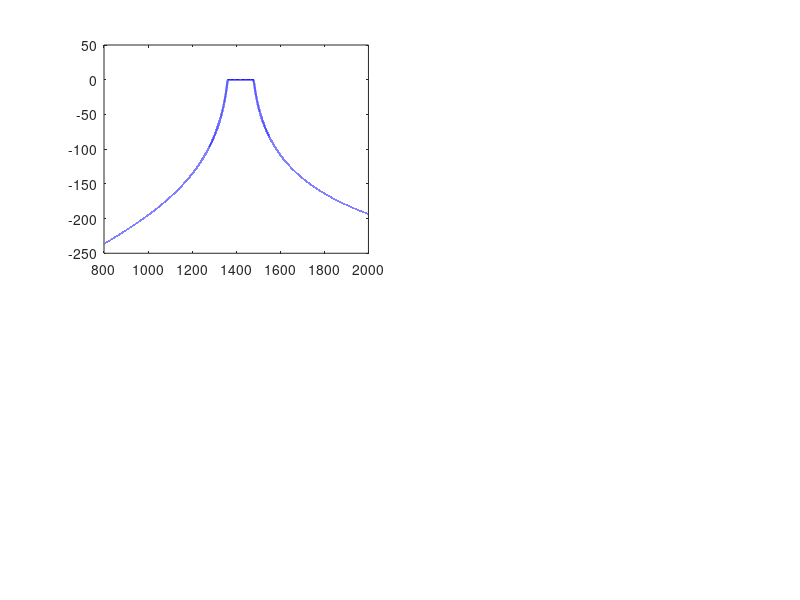

MATLAB code for this plot: (Note: this script raises an error after producing the figure.)
clc;
f0    = 1420e6;          % centre frequency (Hz)
BW    = 110e6;           % bandwidth (Hz)
Rp    = 0.01;            % passband ripple (dB)
n     = 9;               % filter order

f_low  = f0 - BW/2;     % lower passband edge = 1365 MHz
f_high = f0 + BW/2;     % upper passband edge = 1475 MHz

omega0     = 2*pi*f0;
omega_low  = 2*pi*f_low;
omega_high = 2*pi*f_high;
B_rad      = omega_high - omega_low;   % bandwidth in rad/s
fprintf('  Centre frequency  f0     = %.1f MHz\n', f0/1e6);
fprintf('  Bandwidth         BW     = %.1f MHz\n', BW/1e6);
fprintf('  Lower edge        f_low  = %.1f MHz\n', f_low/1e6);
fprintf('  Upper edge        f_high = %.1f MHz\n', f_high/1e6);
fprintf('  Passband ripple   Rp     = %.2f dB\n', Rp);
fprintf('  Filter order      n      = %d\n', n);

eps_sq = 10^(Rp/10) - 1;
eps    = sqrt(eps_sq);

arcsinh_term = asinh(1/eps) / n;
poles_lp = zeros(1, n);
for k = 1:n
    theta_k  = pi * (2*k - 1) / (2*n);
    sigma_k  = -sin(theta_k) * sinh(arcsinh_term);
    omega_k  =  cos(theta_k) * cosh(arcsinh_term);
    poles_lp(k) = complex(sigma_k, omega_k);
    fprintf('  p_%2d = %+.6f + j(%+.6f)\n', k, sigma_k, omega_k);
end

% Design analog bandpass Chebyshev Type I filter
[b_a, a_a] = cheby1(n, Rp, [omega_low, omega_high], 's');

% Get poles, zeros, gain
[z_a, p_a, k_a] = cheby1(n, Rp, [omega_low, omega_high], 's');

fprintf('\n  Gain constant k = %.4e\n', k_a);
fprintf('\n  Poles of H(s) — %d total:\n', length(p_a));
for i = 1:length(p_a)
    fprintf('    p_%2d = %+.4e + j(%+.4e)   [f = %.2f MHz]\n', ...
        i, real(p_a(i)), imag(p_a(i)), abs(imag(p_a(i)))/(2*pi*1e6));
end


% Evaluate frequency response
freqs_hz = linspace(0.8e9, 2.0e9, 100000);
w_rad    = 2*pi*freqs_hz;
H_a      = freqs(b_a, a_a, w_rad);
mag_db   = 20*log10(abs(H_a) + 1e-15);
peak     = max(mag_db);

% -3 dB bandwidth
idx3   = find(mag_db >= peak - 3);
f_3l   = freqs_hz(idx3(1));
f_3h   = freqs_hz(idx3(end));
bw3    = f_3h - f_3l;
fc3    = (f_3h + f_3l) / 2;

% Passband ripple
pm  = (freqs_hz >= f_low) & (freqs_hz <= f_high);
rip = max(mag_db(pm)) - min(mag_db(pm));

% Stopband attenuation
sl    = (freqs_hz >= 1.0e9) & (freqs_hz <= 1.2e9);
sh    = (freqs_hz >= 1.62e9) & (freqs_hz <= 1.9e9);
att_l = peak - max(mag_db(sl));
att_h = peak - max(mag_db(sh));


figure('Name', '9th Order Chebyshev Bandpass Filter', ...
       'NumberTitle', 'off', 'Position', [100 100 1200 800]);

% --- Plot 1: Full magnitude response ---
subplot(2,2,1);
plot(freqs_hz/1e6, mag_db, 'b', 'LineWidth', 1.5); hold on;
xline(f_low/1e6,  'r--', sprintf('f_{low} = %.0f MHz', f_low/1e6),  'LabelVerticalAlignment','bottom');
xline(f_high/1e6, 'g--', sprintf('f_{high} = %.0f MHz', f_high/1e6),'LabelVerticalAlignment','bottom');
xline(f0/1e6,     'k:',  sprintf('f_0 = %.0f MHz', f0/1e6),         'LabelVerticalAlignment','bottom');
yline(peak - 3,   'm:',  '-3 dB');
xlim([1000 1900]); ylim([-120 5]);
xlabel('Frequency (MHz)'); ylabel('Magnitude (dB)');
title('Magnitude Response'); grid on;

% --- Plot 2: Passband zoom ---
subplot(2,2,2);
zoom_idx = (freqs_hz >= 1.3e9) & (freqs_hz <= 1.55e9);
plot(freqs_hz(zoom_idx)/1e6, mag_db(zoom_idx), 'b', 'LineWidth', 1.5); hold on;
xline(f_low/1e6,  'r--'); xline(f_high/1e6, 'g--'); xline(f0/1e6, 'k:');
xlabel('Frequency (MHz)'); ylabel('Magnitude (dB)');
title('Passband Detail (1300 – 1550 MHz)'); grid on;

% --- Plot 3: Phase response ---
subplot(2,2,3);
phase_deg = angle(H_a) * 180/pi;
plot(freqs_hz/1e6, phase_deg, 'Color', [0.5 0 0.8], 'LineWidth', 1.5); hold on;
xline(f_low/1e6,  'r--'); xline(f_high/1e6, 'g--');
xlim([1000 1900]);
xlabel('Frequency (MHz)'); ylabel('Phase (degrees)');
title('Phase Response'); grid on;

% --- Plot 4: Pole-Zero plot ---
subplot(2,2,4);
scatter(real(p_a)/(2*pi*1e6), imag(p_a)/(2*pi*1e6), ...
    80, 'rx', 'LineWidth', 1.5); hold on;
if ~isempty(z_a)
    scatter(real(z_a)/(2*pi*1e6), imag(z_a)/(2*pi*1e6), ...
        60, 'bo', 'LineWidth', 1.5);
end
yline( f0/1e6, 'g:', sprintf('+f_0 = %.0f MHz', f0/1e6));
yline(-f0/1e6, 'g:', sprintf('-f_0 = %.0f MHz', f0/1e6));
axline_h = yline(0, 'k', 'LineWidth', 0.5);
axline_v = xline(0, 'k', 'LineWidth', 0.5);
xlabel('Real part / 2\pi (MHz)');
ylabel('Imaginary part / 2\pi (MHz)');
title('Pole-Zero Plot');
legend('Poles', 'Zeros', 'Location', 'best');
grid on;

sgtitle({'9th Order Chebyshev Type I Bandpass Filter', ...
         'f_0 = 1420 MHz,  BW = 110 MHz,  R_p = 0.01 dB'}, ...
        'FontSize', 13);

fprintf('\n=================================================================\n');
fprintf('  TRANSFER FUNCTION SUMMARY\n');
fprintf('=================================================================\n');
fprintf('\n  H(s) = K * prod[1/(s - p_k)]  for k = 1..18\n');
fprintf('\n  |H(jw)|^2 = 1 / [1 + eps^2 * C_9^2( (w^2-w0^2)/(B*w) )]\n');
fprintf('\n  where:\n');
fprintf('    eps  = %.6f  (ripple factor, Rp = %.2f dB)\n', eps, Rp);
fprintf('    w0   = %.4e rad/s  (2*pi*%.0f MHz)\n', omega0, f0/1e6);
fprintf('    B    = %.4e rad/s  (2*pi*%.0f MHz)\n', B_rad, BW/1e6);
fprintf('    C_9  = Chebyshev polynomial of order 9\n');
fprintf('    K    = %.4e\n', k_a);
fprintf('\n  Done.\n');
